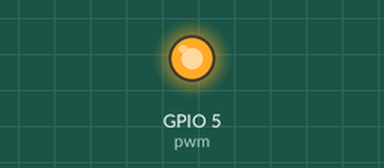
Recording of a program running on a simulated Raspberry Pi (BCM pin numbers). On the bench: output pins drawn as LEDs (lit = HIGH). At 2.1 s the program stops and its outputs stay as they are.

Above: at 0.05 s.
At 0.55 s:
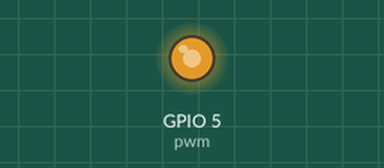
At 1.05 s:
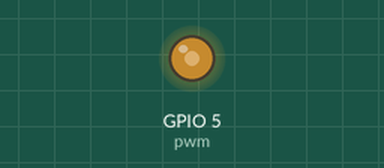
At 2.1 s:
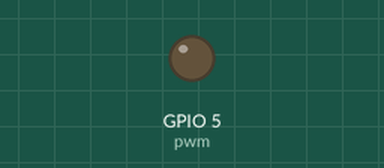
Timing chart, 0 to 3.6 s (numbered marks = the images above):
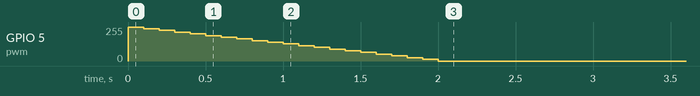

The program:

PWM_LED_control.py
```python
import RPi.GPIO as GPIO
import time

GPIO.setmode(GPIO.BCM)
GPIO.setwarnings(False)
GPIO.setup(5,GPIO.OUT,initial=GPIO.LOW)


pwm = GPIO.PWM(5, 1000)
pwm.start(0)

for dc in range(0, 101, 5) :
    pwm.ChangeDutyCycle(dc)
for dc in range(100, -1, -5) :
    pwm.ChangeDutyCycle(dc)
    time.sleep(0.1)

pwm.stop()
GPIO.cleanup()
```

Measured:
- by itself, GPIO 5 (pwm): 0/255 → 255/255 at 0.00 s, → 242/255 0.10 s later, → 230/255 0.10 s later, → 217/255 0.10 s later, … (21 changes in this stretch)
